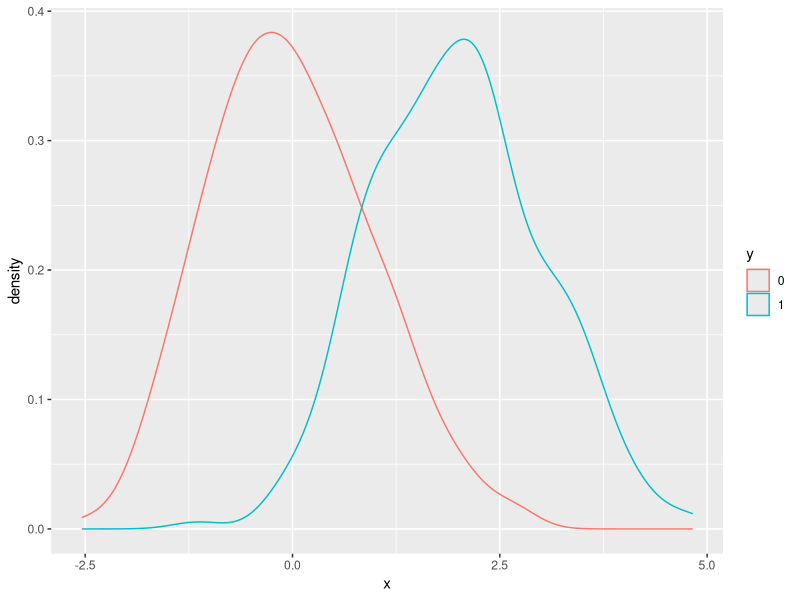
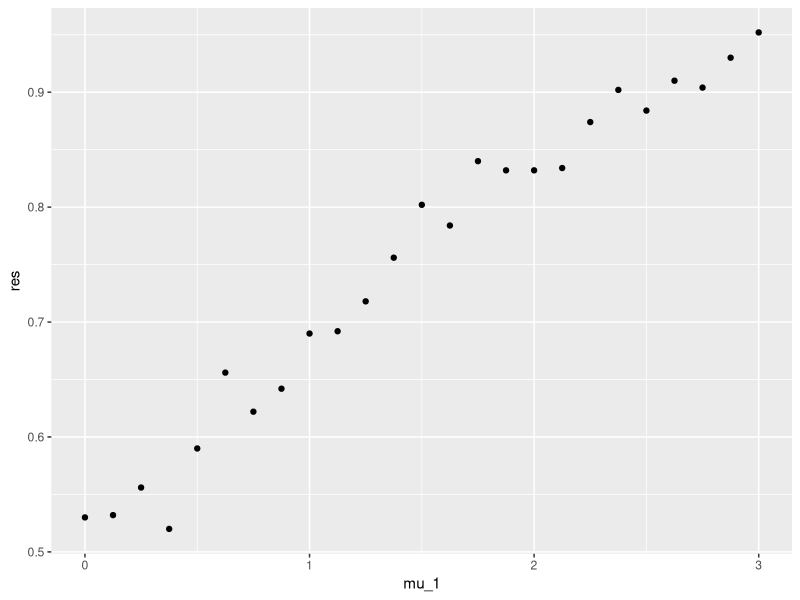

Generate these figures, in order, with R:
library(tidyverse)
library(caret)

# example
set.seed(2, sample.kind="Rounding") #if you are using R 3.6 or later
make_data <- function(n = 1000,
                      p = 0.5, 
                      mu_0 = 0,
                      mu_1 = 2, 
                      sigma_0 = 1,
                      sigma_1 = 1){
  
  y <- rbinom(n, 1, p)
  f_0 <- rnorm(n, mu_0, sigma_0)
  f_1 <- rnorm(n, mu_1, sigma_1)
  x <- ifelse(y == 1, f_1, f_0)
  
  test_index <- createDataPartition(y, times = 1, p = 0.5, list = FALSE)
  
  list(train = data.frame(x = x, y = as.factor(y)) %>% slice(-test_index),
       test = data.frame(x = x, y = as.factor(y)) %>% slice(test_index))
}

dat <- make_data()
dat$train %>% ggplot(aes(x, color = y)) + geom_density()


#Q1
make_data <- function(mu_1,
                      n = 1000,
                      p = 0.5, 
                      mu_0 = 0,
                      #mu_1 = 2, 
                      sigma_0 = 1,
                      sigma_1 = 1){
  
  y <- rbinom(n, 1, p)
  f_0 <- rnorm(n, mu_0, sigma_0)
  f_1 <- rnorm(n, mu_1, sigma_1)
  x <- ifelse(y == 1, f_1, f_0)
  
  test_index <- createDataPartition(y, times = 1, p = 0.5, list = FALSE)
  
  list(train = data.frame(x = x, y = as.factor(y)) %>% slice(-test_index),
       test = data.frame(x = x, y = as.factor(y)) %>% slice(test_index))
}

result <- function(i){
  # generates data
  dat1 <- dat[,i]
  
  # partition data on test and train sets
  train_set <- dat1$train
  test_set <- dat1$test
  
  # generates a logistic model for the above datasets
  glm_fit <- glm(y ~ x, data = train_set, family = "binomial")
  
  # calculates prediction for the model
  p_hat_logit <- predict(glm_fit, newdata = test_set, type = "response")
  p_hat <- ifelse(p_hat_logit > 0.5, 1, 0) %>% factor()
  
  # calculates accuracy for the model
  mean(test_set$y == p_hat)
}

B <- 25
mu_1 <- seq(0, 3, len=B)
set.seed(1, sample.kind="Rounding") #if you are using R 3.6 or later
dat <- sapply(mu_1, make_data)

i <- seq(1:B)
res <- sapply(i, result)

df <- data.frame(mu_1, res)
df %>% ggplot(aes(mu_1, res)) +
  geom_point()